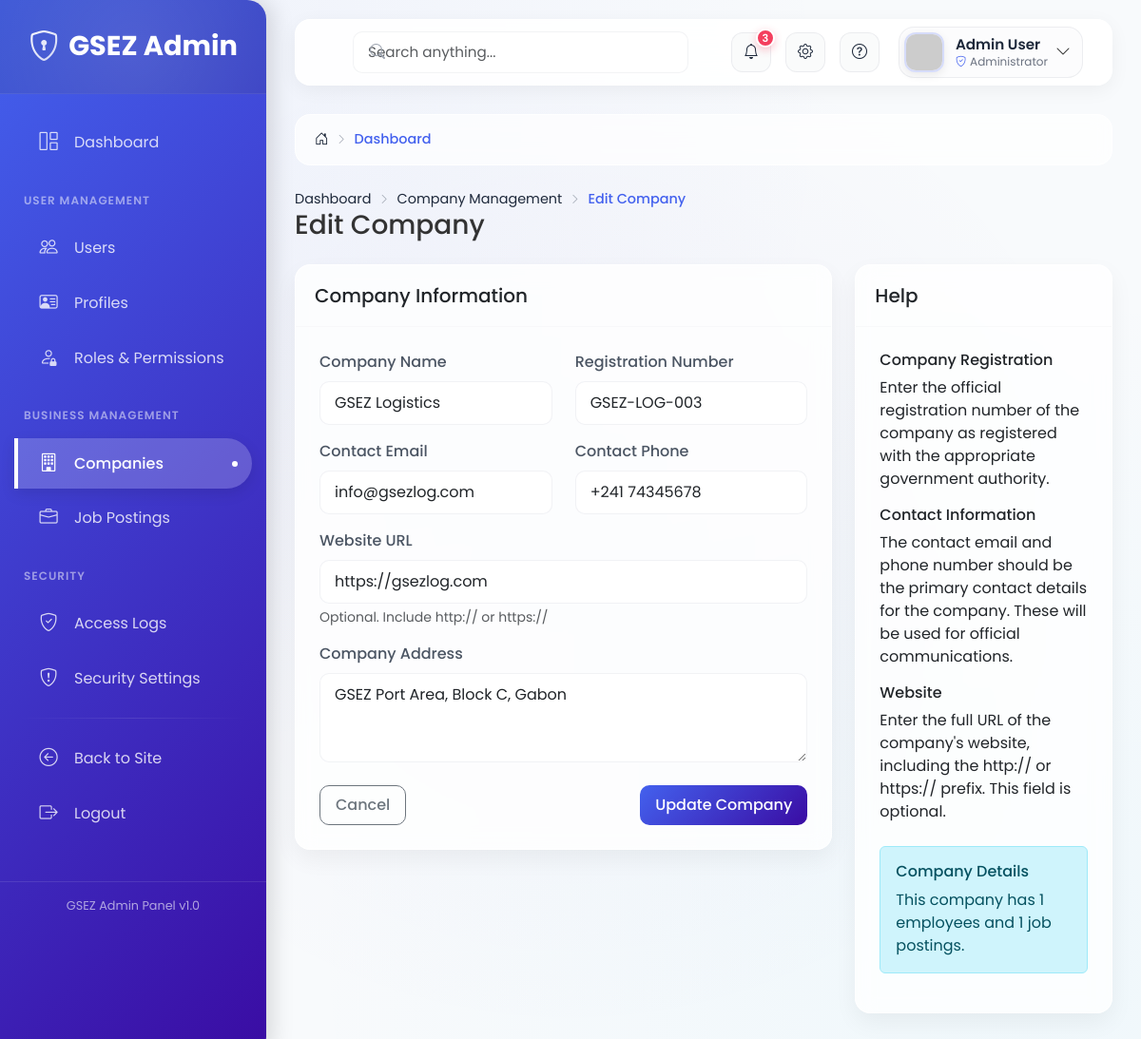
The page /custom-admin/companies/3/edit/ (signed in) on the database its author committed.
### profile_system/models.py (models this page shows, shortened)
class UserRole(models.Model):
    ROLE_CHOICES = [
        ('admin', 'Administrator'),
        ('hr', 'HR Manager'),
        ('security', 'Security Personnel'),
        ('user', 'Regular User'),
        ('company', 'Company Representative'),
    ]
    user = models.OneToOneField(User, on_delete=models.CASCADE, related_name='user_role')
    role = models.CharField(max_length=20, choices=ROLE_CHOICES, default='user')
    is_skip_profile = models.BooleanField(default=False, help_text="Whether user has skipped profile creation")
    created_at = models.DateTimeField(auto_now_add=True)
    updated_at = models.DateTimeField(auto_now=True)
    @property
    def is_admin(self):
        return self.role == 'admin'

class Company(models.Model):
    name = models.CharField(max_length=255)
    registration_number = models.CharField(max_length=100, unique=True)
    address = models.TextField()
    location = models.CharField(max_length=255, default="Gabon Special Economic Zone")
    contact_email = models.EmailField()
    contact_phone = models.CharField(max_length=20)
    website = models.URLField(blank=True)
    industry = models.CharField(max_length=100, default="Manufacturing")
    description = models.TextField(blank=True)
    founded_year = models.IntegerField(default=2000)
    logo = models.ImageField(upload_to='company_logos/', blank=True, null=True)
    cover_image = models.ImageField(upload_to='company_covers/', blank=True, null=True)
    STATUS_CHOICES = [
        ('active', 'Active'),
        ('pending', 'Pending'),
        ('suspended', 'Suspended'),
    ]
    status = models.CharField(max_length=20, choices=STATUS_CHOICES, default='active')
    rating = models.FloatField(default=4.0)
    review_count = models.IntegerField(default=0)

### profile_system/views.py (the view)
# urls.py: path('custom-admin/companies/<int:company_id>/edit/', views.admin_company_edit, name='edit_company'),
@login_required
def admin_company_edit(request, company_id):
    try:
        user_role = request.user.user_role
        if not user_role.is_admin and not request.user.is_staff:
            messages.error(request, 'You do not have permission to access this page.')
            return redirect('home')
    except UserRole.DoesNotExist:
        if not request.user.is_staff:
            messages.error(request, 'You do not have permission to access this page.')
            return redirect('home')
    company = get_object_or_404(Company, id=company_id)
    if request.method == 'POST':
        company_form = CompanyForm(request.POST, instance=company)
        if company_form.is_valid():
            company = company_form.save()
            messages.success(request, f'Company {company.name} updated successfully.')
            return redirect('admin_companies')
    else:
        company_form = CompanyForm(instance=company)
    context = {
        'company_form': company_form,
    }
    return render(request, 'admin/companies/form.html', context)

### profile_system/forms.py
class CompanyForm(forms.ModelForm):
    class Meta:
        model = Company
        fields = '__all__'

### templates/admin/companies/form.html (shortened to what this page needs)
{% extends "admin/base.html" %}
{% block companies_active %}active{% endblock %}
{% block content %}
<div class="row mb-4">
    <div class="col-12">
        <nav aria-label="breadcrumb">
            <ol class="breadcrumb">
                <li class="breadcrumb-item"><a href="{% url 'admin_dashboard' %}">Dashboard</a></li>
                <li class="breadcrumb-item"><a href="{% url 'admin_companies' %}">Company Management</a></li>
                <li class="breadcrumb-item active">{% if company_form.instance.pk %}Edit Company{% else %}Add New Company{% endif %}</li>
            </ol>
        </nav>
        <h1 class="h3 mb-0">{% if company_form.instance.pk %}Edit Company{% else %}Add New Company{% endif %}</h1>
    </div>
</div>
<div class="row">
    <div class="col-lg-8">
        <div class="card">
            <div class="card-header">
                <h5 class="mb-0">Company Information</h5>
            </div>
            <div class="card-body">
                <form method="post" class="needs-validation" novalidate>
                    <div class="row mb-3">
                        <div class="col-md-6">
                            <label for="{{ company_form.name.id_for_label }}" class="form-label">Company Name</label>
                            <input type="text" name="{{ company_form.name.name }}"
                                   id="{{ company_form.name.id_for_label }}"
                                   class="form-control {% if company_form.name.errors %}is-invalid{% endif %}"
                                   value="{{ company_form.name.value|default:'' }}" required>
                        </div>
                        <div class="col-md-6">
                            <label for="{{ company_form.registration_number.id_for_label }}" class="form-label">Registration Number</label>
                            <input type="text" name="{{ company_form.registration_number.name }}"
                                   id="{{ company_form.registration_number.id_for_label }}"
                                   class="form-control {% if company_form.registration_number.errors %}is-invalid{% endif %}"
                                   value="{{ company_form.registration_number.value|default:'' }}" required>
                        </div>
                    </div>
                    <div class="row mb-3">
                        <div class="col-md-6">
                            <label for="{{ company_form.contact_email.id_for_label }}" class="form-label">Contact Email</label>
                            <input type="email" name="{{ company_form.contact_email.name }}"
                                   id="{{ company_form.contact_email.id_for_label }}"
                                   class="form-control {% if company_form.contact_email.errors %}is-invalid{% endif %}"
                                   value="{{ company_form.contact_email.value|default:'' }}" required>
                        </div>
                        <div class="col-md-6">
                            <label for="{{ company_form.contact_phone.id_for_label }}" class="form-label">Contact Phone</label>
                            <input type="text" name="{{ company_form.contact_phone.name }}"
                                   id="{{ company_form.contact_phone.id_for_label }}"
                                   class="form-control {% if company_form.contact_phone.errors %}is-invalid{% endif %}"
                                   value="{{ company_form.contact_phone.value|default:'' }}" required>
                        </div>
                    </div>
                    <div class="row mb-3">
                        <div class="col-md-12">
                            <label for="{{ company_form.website.id_for_label }}" class="form-label">Website URL</label>
                            <input type="url" name="{{ company_form.website.name }}"
                                   id="{{ company_form.website.id_for_label }}"
                                   class="form-control {% if company_form.website.errors %}is-invalid{% endif %}"
                                   value="{{ company_form.website.value|default:'' }}">
                            <div class="form-text">Optional. Include http:// or https://</div>
                        </div>
                    </div>
                    <div class="row mb-3">
                        <div class="col-md-12">
                            <label for="{{ company_form.address.id_for_label }}" class="form-label">Company Address</label>
                            <textarea name="{{ company_form.address.name }}"
                                      id="{{ company_form.address.id_for_label }}"
                                      class="form-control {% if company_form.address.errors %}is-invalid{% endif %}"
                                      rows="3" required>{{ company_form.address.value|default:'' }}</textarea>
                        </div>
                    </div>
                    <div class="d-flex justify-content-between mt-4">
                        <a href="{% url 'admin_companies' %}" class="btn btn-outline-secondary">Cancel</a>
                        <button type="submit" class="btn btn-primary">
                            {% if company_form.instance.pk %}Update Company{% else %}Create Company{% endif %}
                        </button>
                    </div>
                </form>
            </div>
        </div>
    </div>
    <div class="col-lg-4">
        <div class="card">
            <div class="card-header">
                <h5 class="mb-0">Help</h5>
            </div>
            <div class="card-body">
                <h6>Company Registration</h6>
                <p>Enter the official registration number of the company as registered with the appropriate government authority.</p>
                <h6>Contact Information</h6>
                <p>The contact email and phone number should be the primary contact details for the company. These will be used for official communications.</p>
                <h6>Website</h6>
                <p>Enter the full URL of the company's website, including the http:// or https:// prefix. This field is optional.</p>
                {% if company_form.instance.pk %}
                <div class="alert alert-info mt-4">
                    <h6 class="alert-heading">Company Details</h6>
                    <p class="mb-0">This company has {{ company_form.instance.employees.count }} employees and {{ company_form.instance.job_postings.count }} job postings.</p>
                </div>
                {% endif %}
            </div>
        </div>
    </div>
</div>
{% endblock %}

### templates/admin/base.html (shortened to what this page needs)
{% load static %}
<!DOCTYPE html>
<html lang="en">
<head>
    <link href="https://cdn.jsdelivr.net/npm/bootstrap@5.3.0/dist/css/bootstrap.min.css" rel="stylesheet">
    <link rel="stylesheet" href="https://cdn.jsdelivr.net/npm/bootstrap-icons@1.11.1/font/bootstrap-icons.css">
    <link href="https://unpkg.com/aos@2.3.1/dist/aos.css" rel="stylesheet">
</head>
<body>
    <div class="sidebar">
        <div class="sidebar-header">
            <a href="{% url 'admin_dashboard' %}" class="sidebar-logo">
                <i class="bi bi-shield-lock"></i>
                <span>GSEZ Admin</span>
            </a>
        </div>
        <div class="sidebar-menu">
            <a href="{% url 'admin_dashboard' %}" class="menu-item {% block dashboard_active %}{% endblock %}">
                <i class="bi bi-grid-1x2"></i>
                <span>Dashboard</span>
            </a>
            <div class="menu-category">User Management</div>
            <a href="{% url 'admin_users' %}" class="menu-item {% block users_active %}{% endblock %}">
                <i class="bi bi-people"></i>
                <span>Users</span>
            </a>
            <a href="{% url 'admin_profiles' %}" class="menu-item {% block profiles_active %}{% endblock %}">
                <i class="bi bi-person-vcard"></i>
                <span>Profiles</span>
            </a>
            <a href="{% url 'role_management' %}" class="menu-item {% block roles_active %}{% endblock %}">
                <i class="bi bi-person-lock"></i>
                <span>Roles & Permissions</span>
            </a>
            <div class="menu-category">Business Management</div>
            <a href="{% url 'admin_companies' %}" class="menu-item {% block companies_active %}{% endblock %}">
                <i class="bi bi-building"></i>
                <span>Companies</span>
            </a>
            <a href="{% url 'admin_jobs' %}" class="menu-item {% block jobs_active %}{% endblock %}">
                <i class="bi bi-briefcase"></i>
                <span>Job Postings</span>
            </a>
            <div class="menu-category">Security</div>
            <a href="#" class="menu-item {% block access_logs_active %}{% endblock %}">
                <i class="bi bi-shield-check"></i>
                <span>Access Logs</span>
            </a>
            <a href="#" class="menu-item {% block security_active %}{% endblock %}">
                <i class="bi bi-shield-exclamation"></i>
                <span>Security Settings</span>
            </a>
            <div class="menu-divider"></div>
            <a href="{% url 'home' %}" class="menu-item">
                <i class="bi bi-arrow-left-circle"></i>
                <span>Back to Site</span>
            </a>
            <a href="{% url 'logout' %}" class="menu-item">
                <i class="bi bi-box-arrow-right"></i>
                <span>Logout</span>
            </a>
        </div>
        <div class="sidebar-footer">
            GSEZ Admin Panel v1.0
        </div>
    </div>
    <div class="main-content">
        <div class="header">
            <div class="header-search d-none d-md-block">
                <div class="position-relative">
                    <input type="text" class="form-control search-input" placeholder="Search anything...">
                    <i class="bi bi-search search-icon"></i>
                </div>
            </div>
            <div class="header-right">
                <div class="header-icon notification-icon-wrapper" id="notificationDropdown">
                    <i class="bi bi-bell"></i>
                    <span class="notification-badge">3</span>
                </div>
                <div class="header-icon" data-bs-toggle="tooltip" data-bs-placement="bottom" title="Settings">
                    <i class="bi bi-gear"></i>
                </div>
                <div class="header-icon" data-bs-toggle="tooltip" data-bs-placement="bottom" title="Help">
                    <i class="bi bi-question-circle"></i>
                </div>
                <div class="user-dropdown dropdown position-relative">
                    <div class="user-info" data-bs-toggle="dropdown" data-bs-auto-close="outside">
                        <img src="{% if request.user.profile.photo %}{{ request.user.profile.photo.url }}{% else %}https://via.placeholder.com/40{% endif %}" alt="{{ request.user.get_full_name }}" class="user-avatar">
                        <div class="d-none d-md-block">
                            <div class="user-name">{{ request.user.get_full_name }}</div>
                            <div class="user-role">
                                <i class="bi bi-shield-check"></i>
                                {% if request.user.user_role %}
                                    {{ request.user.user_role.get_role_display }}
                                {% else %}
                                    Administrator
                                {% endif %}
                            </div>
                        </div>
                        <i class="bi bi-chevron-down ms-2"></i>
                    </div>
                </div>
            </div>
        </div>
        <div class="breadcrumb-wrapper">
            <nav aria-label="breadcrumb">
                <ol class="breadcrumb">
                    <li class="breadcrumb-item"><a href="{% url 'admin_dashboard' %}"><i class="bi bi-house-door"></i></a></li>
                    {% block breadcrumbs %}
                    <li class="breadcrumb-item active" aria-current="page">Dashboard</li>
                    {% endblock %}
                </ol>
            </nav>
        </div>
        <div class="container-fluid px-0">
            {% block content %}{% endblock %}
        </div>
    </div>
</body>
</html>

### rows shown on the page
Company: name "GSEZ Logistics", registration_number "GSEZ-LOG-003", contact_email "info@gsezlog.com", contact_phone "+241 74345678", website "https://gsezlog.com", address "GSEZ Port Area, Block C, Gabon", instance.employees.count "1", instance.job_postings.count "1"

### other values the page prints
{{ request.user.get_full_name }} "Admin User"
{{ request.user.user_role.get_role_display }} "Administrator"
